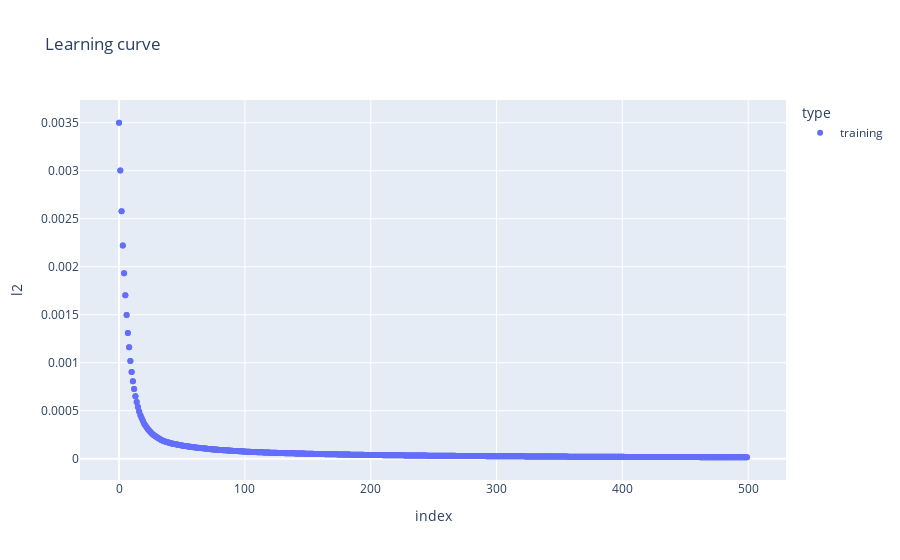

Notebook code for this chart:
### Code cell
# num_leaves << 2^(max_depth)

lgb_reg = LGBMRegressor(
    boosting_type='gbdt',
#     num_leaves=8,
#     max_depth=4,
    learning_rate=0.1,
    n_estimators=500,
    subsample_for_bin=500,
    objective='regression',
    class_weight=None,
    min_split_gain=0,
    min_child_weight=0.001,
    min_child_samples=10,
    subsample=0.8,
    subsample_freq=30,
    colsample_bytree=0.9,
    colsample_bynode=0.1,
    reg_alpha=0.05,
    reg_lambda=0.05,
    random_state=None,
    n_jobs=-1,
    silent=True,
    importance_type='split'
)

X_train, y_train = train[X].to_numpy(), train[y].to_numpy()

lgbm = lgb_reg.fit(X=X_train, y=y_train,
                      eval_set=(X_train, y_train),
                      verbose=0)

y_pred_train = lgbm.predict(train[X])

train_rmse = mean_squared_error(y_true=train[y], y_pred=y_pred_train, squared=False)
print(f'RMSE Train: {train_rmse: .8f}')

plot_lgb_history(lgbm)

### Figure 1 — Plotly figure (JSON) as saved in the notebook; plotly's stock layout.template omitted (floating-point values rounded to 4 significant figures; data arrays with more than 128 entries replaced by an {"elided": "..."} marker saying what was removed)
{"data": [{"hovertemplate": "type=training<br>index=%{x}<br>l2=%{y}<extra></extra>", "legendgroup": "training", "marker": {"color": "#636efa", "symbol": "circle"}, "mode": "markers", "name": "training", "showlegend": true, "type": "scatter", "x": {"elided": "1000 int values"}, "xaxis": "x", "y": {"elided": "1000 float values"}, "yaxis": "y"}], "layout": {"legend": {"title": {"text": "type"}, "tracegroupgap": 0}, "title": {"text": "Learning curve"}, "xaxis": {"anchor": "y", "domain": [0, 1], "title": {"text": "index"}}, "yaxis": {"anchor": "x", "domain": [0, 1], "title": {"text": "l2"}}}}
